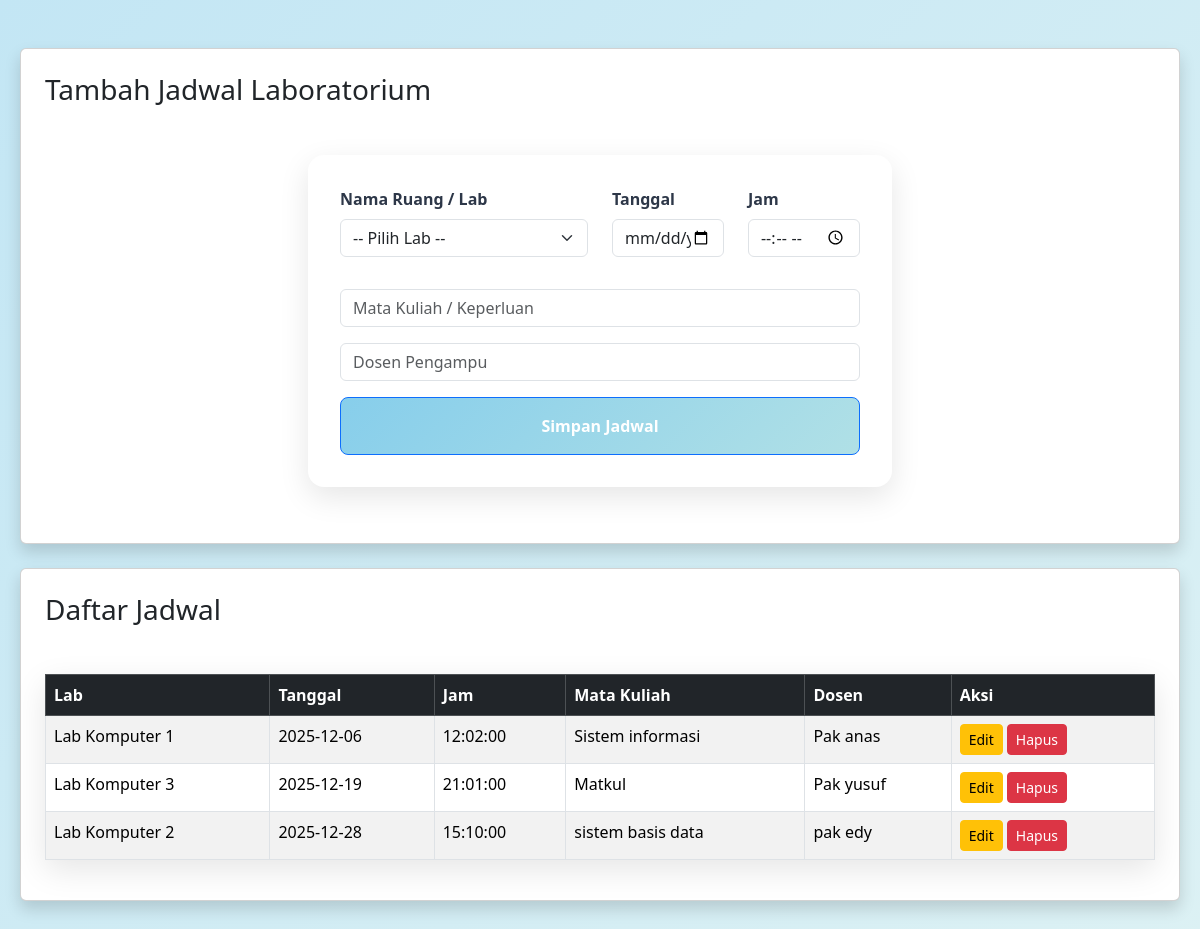
Screenshot of /admin/kelola_jadwal.php with the database file from the repository.
### tables this page shows
CREATE TABLE `jadwal` (
  `id` int NOT NULL,
  `lab` varchar(50) DEFAULT NULL,
  `tanggal` date DEFAULT NULL,
  `jam` time DEFAULT NULL,
  `matakuliah` varchar(150) DEFAULT NULL,
  `pengampu` varchar(100) DEFAULT NULL
);

### public/admin/kelola_jadwal.php (the view, shortened to what this page needs)
<!DOCTYPE html>
<html lang="id">
<head>
    <link rel="stylesheet" href="https://cdn.jsdelivr.net/npm/bootstrap@5.3.2/dist/css/bootstrap.min.css">
    <link rel="stylesheet" href="../../public/assets/css/style.css">
</head>
<body>
<div class="container py-5">
    <div class="card shadow p-4 mb-4">
        <h3 class="mb-3">Tambah Jadwal Laboratorium</h3>
        <form action="kelola_jadwal_proses.php" method="POST">
            <div class="row">
                <div class="col-md-6 mb-3">
                    <label>Nama Ruang / Lab</label>
                    <select name="lab" class="form-select" required>
                        <option value="">-- Pilih Lab --</option>
                    </select>
                </div>
                <div class="col-md-3 mb-3">
                    <label>Tanggal</label>
                    <input type="date" name="tanggal" class="form-control" required>
                </div>
                <div class="col-md-3 mb-3">
                    <label>Jam</label>
                    <input type="time" name="jam" class="form-control" required>
                </div>
            </div>
            <input type="text" name="matakuliah" class="form-control mb-3" placeholder="Mata Kuliah / Keperluan" required>
            <input type="text" name="pengampu" class="form-control mb-3" placeholder="Dosen Pengampu" required>
            <button class="btn btn-primary w-100">Simpan Jadwal</button>
        </form>
    </div>
    <div class="card shadow p-4">
        <h3 class="mb-3">Daftar Jadwal</h3>
        <?php
        require "../../config/config.php";
        $data = $conn->query("SELECT * FROM jadwal ORDER BY tanggal, jam");
        ?>
        <table class="table table-striped table-bordered">
            <thead class="table-dark">
                <tr>
                    <th>Lab</th>
                    <th>Tanggal</th>
                    <th>Jam</th>
                    <th>Mata Kuliah</th>
                    <th>Dosen</th>
                    <th>Aksi</th>
                </tr>
            </thead>
            <tbody>
                <?php while($row = $data->fetch_assoc()): ?>
                <tr>
                    <td><?= $row['lab'] ?></td>
                    <td><?= $row['tanggal'] ?></td>
                    <td><?= $row['jam'] ?></td>
                    <td><?= $row['matakuliah'] ?></td>
                    <td><?= $row['pengampu'] ?></td>
                    <td>
                        <a href="kelola_jadwal_edit.php?id=<?= $row['id'] ?>" class="btn btn-warning btn-sm">Edit</a>
                        <a href="kelola_jadwal_hapus.php?id=<?= $row['id'] ?>" class="btn btn-danger btn-sm"
                        onclick="return confirm('Yakin hapus jadwal?')">Hapus</a>
                    </td>
                </tr>
                <?php endwhile; ?>
            </tbody>
        </table>
    </div>
</div>
</body>
</html>

### public/assets/css/style.css (style rules this page uses)
* { margin: 0; padding: 0; box-sizing: border-box; }
body { font-family: 'Segoe UI', Tahoma, Geneva, Verdana, sans-serif; background: linear-gradient(135deg, #c3e6f4 0%, #dcf1f4 100%); min-height: 100vh; color: #333; }
.container { max-width: 3000px; margin: 0 auto; padding: 0 20px; }
.btn-primary { background: linear-gradient(135deg, #87CEEB 0%, #B0E0E6 100%); color: white; padding: 1rem 2rem; border-radius: 0.5rem; text-decoration: none; font-weight: 600; transition: all 0.3s ease; display: inline-block; }
form { background: white; padding: 2rem; border-radius: 1rem; box-shadow: 0 10px 30px rgba(0, 0, 0, 0.1); max-width: 600px; margin: 2rem auto; }
form label { display: block; margin-bottom: 0.5rem; font-weight: 600; color: #2d3748; }
form input, form select, form textarea { width: 100%; padding: 0.75rem; border: 2px solid #e2e8f0; border-radius: 0.5rem; font-size: 1rem; margin-bottom: 1rem; transition: border-color 0.3s ease; }
form button { background: linear-gradient(135deg, #87CEEB 0%, #B0E0E6 100%); color: #2d3748; padding: 0.75rem 2rem; border: none; border-radius: 0.5rem; font-size: 1rem; font-weight: 600; cursor: pointer; transition: all 0.3s ease; width: 100%; }
table { width: 80%; border-collapse: collapse; background: white; border-radius: 0rem; overflow: hidden; box-shadow: 0 10px 30px rgba(0, 0, 0, 0.1); margin: 2rem 0; }
table th, table td { padding: 1rem; text-align: left; border-bottom: 1px solid #e2e8f0; }
table th { background: #f7fafc; font-weight: 600; color: #2d3748; }
.box, .intro, .calendar-box, .room-info-box, form, table, .login-container, .stat-card, .recent-bookings { animation: fadeIn 0.6s ease-out; }

### rows the page displays
jadwal: lab "Lab Komputer 1", tanggal "2025-12-06", jam "12:02:00", matakuliah "Sistem informasi", pengampu "Pak anas"
jadwal: lab "Lab Komputer 3", tanggal "2025-12-19", jam "21:01:00", matakuliah "Matkul", pengampu "Pak yusuf"
jadwal: lab "Lab Komputer 2", tanggal "2025-12-28", jam "15:10:00", matakuliah "sistem basis data", pengampu "pak edy"
